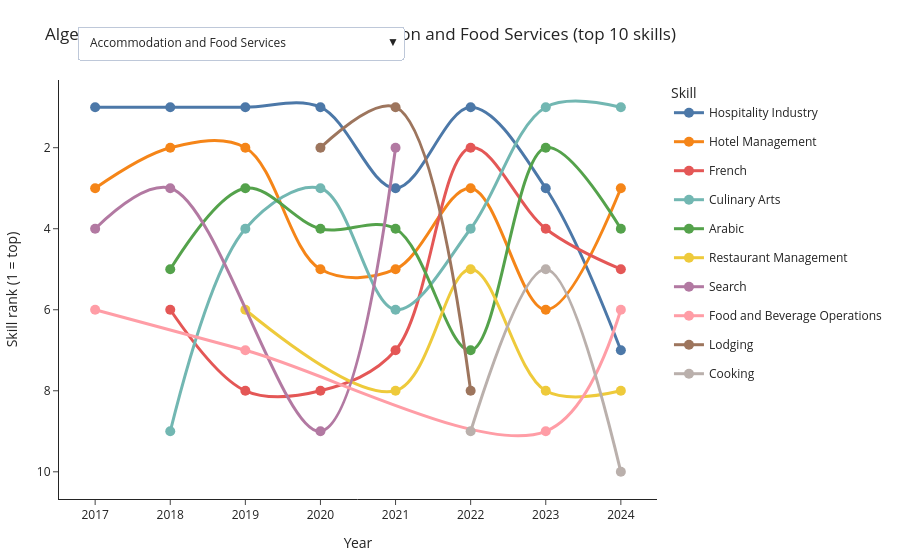

Notebook cell for this chart:
### Markdown cell above
### Skill flow

### Code cell
# Export skill flow data (top 10)
skill_flow_filtered = skill_flow[skill_flow['Country'] == COUNTRY].copy()
skill_flow_filtered.to_csv(f'{LINKEDIN_DATA_PATH}processed/Algeria_skill_flow_data.csv', index=False)
print(f"Exported skill flow data to {LINKEDIN_DATA_PATH}processed/Algeria_skill_flow_data.csv")

# Plot skill rank flow over time (top 10 skills per industry)
plot_skill_rank_flow_top10(skill_flow, country=COUNTRY, top_k=10)
